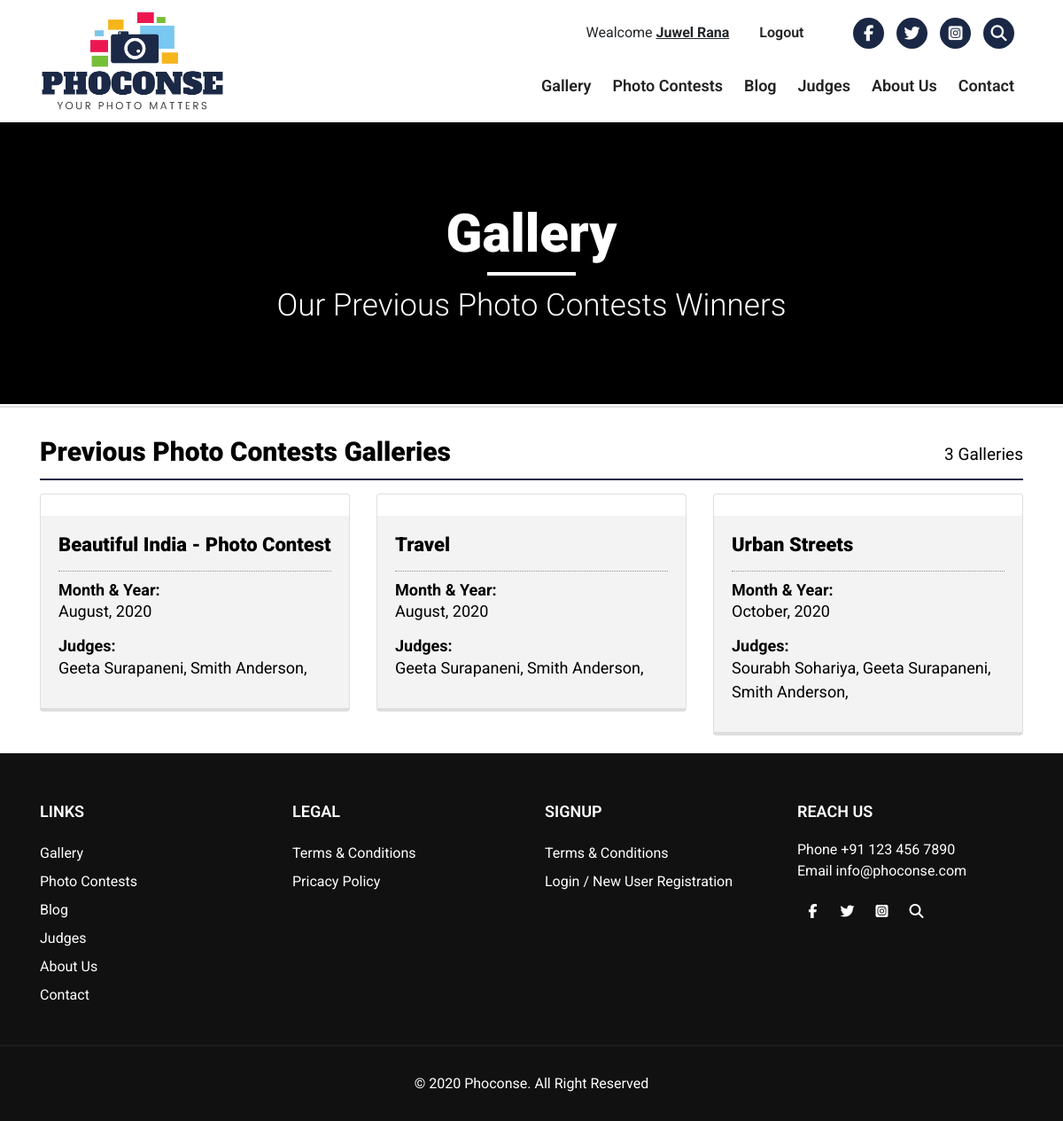
The page /gallery-list (signed in) on the database its author committed.
### core/models.py (models this page shows, shortened)
class Gallery(models.Model):
    title = models.CharField(max_length=50)
    gallery_image = models.ImageField(upload_to='upload/')
    gallery_desc = models.TextField()
    announced_date = models.DateTimeField()
    featured = models.BooleanField(default=False)
    judges = models.ManyToManyField(Judge)
    first_place_photo_id = models.IntegerField()
    second_place_photo_id = models.IntegerField()
    third_place_photo_id = models.IntegerField()
    best_entry1_id = models.IntegerField(blank=True, null=True)
    best_entry2_id = models.IntegerField(blank=True, null=True)
    best_entry3_id = models.IntegerField(blank=True, null=True)
    best_entry4_id = models.IntegerField(blank=True, null=True)
    best_entry5_id = models.IntegerField(blank=True, null=True)
    best_entry6_id = models.IntegerField(blank=True, null=True)
    best_entry7_id = models.IntegerField(blank=True, null=True)
    best_entry8_id = models.IntegerField(blank=True, null=True)
    best_entry9_id = models.IntegerField(blank=True, null=True)
    best_entry10_id = models.IntegerField(blank=True, null=True)
    best_entry11_id = models.IntegerField(blank=True, null=True)
    best_entry12_id = models.IntegerField(blank=True, null=True)
    best_entry13_id = models.IntegerField(blank=True, null=True)
    best_entry14_id = models.IntegerField(blank=True, null=True)
    best_entry15_id = models.IntegerField(blank=True, null=True)
    best_entry16_id = models.IntegerField(blank=True, null=True)
    best_entry17_id = models.IntegerField(blank=True, null=True)
    best_entry18_id = models.IntegerField(blank=True, null=True)
    best_entry19_id = models.IntegerField(blank=True, null=True)
    best_entry20_id = models.IntegerField(blank=True, null=True)
    best_entry21_id = models.IntegerField(blank=True, null=True)
    best_entry22_id = models.IntegerField(blank=True, null=True)
    best_entry23_id = models.IntegerField(blank=True, null=True)
    best_entry24_id = models.IntegerField(blank=True, null=True)
    best_entry25_id = models.IntegerField(blank=True, null=True)
    status = models.BooleanField(default=True)
    class Meta:
        verbose_name = 'Gallery'
        verbose_name_plural = 'Galleries'

class Judge(models.Model):
    name = models.CharField(max_length=100)
    category = models.ForeignKey(Judgecat, on_delete=models.CASCADE)
    image = models.ImageField(upload_to='upload/')
    country = CountryField()
    desc = RichTextField()
    website = models.CharField(max_length=300, blank=True, null=True)
    facebook = models.CharField(max_length=300, blank=True, null=True)
    twitter = models.CharField(max_length=300, blank=True, null=True)
    instagram = models.CharField(max_length=300, blank=True, null=True)
    status = models.BooleanField(default=True)
    class Meta:
        verbose_name = 'Judge'
        verbose_name_plural = 'Judges'
    def __str__(self):
        return self.name

### core/views.py (the view)
# urls.py: path('gallery-list',views.gallery_list,name="gallery_list"),
def gallery_list(request):
    gallery_list = Gallery.objects.filter(status=True)
    total_gallery = gallery_list.count()
    context = {
        'gallery_list':gallery_list,
        'total_gallery':total_gallery
    }
    return render(request, 'frontend/gallery_list.html',context)

### templates/frontend/gallery_list.html (shortened to what this page needs)
{% extends '../base/base.html' %}
{% load extra_tags %}
{% load static %}
{% block content %}
<section class="gallery_breadcrumb_area">
    <div class="gallery_breadcrumb">
        <h2>Gallery</h2>
        <h4>Our Previous Photo Contests Winners</h4>
    </div>
</section>
<section class="priv_photo_gallery_area">
    <div class="container">
        <div class="row">
            <div class="col-lg-12">
                <div class="priv_photo_gallery">
                    <div class="photo_gallery_left">
                        <h3>Previous Photo Contests Galleries</h3>
                    </div>
                    <div class="photo_gallery_right">
                        <p>{{total_gallery}} Galleries</p>
                    </div>
                </div>
            </div>
            {% if gallery_list %}
                {% for gallery in gallery_list %}
                <div class="col-lg-4">
                    <div class="single_photo_gallery">
                        <a href="{% url 'core:gallery_individual' gallery.id %}">
                            <div class="card">
                            <div class="card-body">
                                <div class="contest_name">
                                    <h3>{{gallery.title}}</h3>
                                </div>
                                <div class="contest_date">
                                    <h4>Month & Year:</h4>
                                    <p>{{ gallery.announced_date|date:'F, o' }}</p>
                                </div>
                                <div class="contest_judges">
                                    <h4>judges:</h4>
                                    <ul>
                                        {% for judge in gallery.judges.all %}
                                            <li><a href="">{{judge}},</a></li>
                                        {% endfor %}
                                    </ul>
                                </div>
                            </div>
                        </div>
                        </a>
                    </div>
                </div>
                {% endfor %}
            {% else %}
                <div class="error_text">
                    <p>Sorry!! No item found</p>
                </div>
            {% endif %}
        </div>
    </div>
</section>
{% endblock content %}

### static/css/style.css (style rules this page uses)
body { font-family: 'Roboto', sans-serif; }
h1,h2,h3,h4,p,a,ul { margin: 0; padding: 0; }
a { text-decoration: none; }
ul,li { list-style: none; }
.gallery_breadcrumb_area { text-align: center; padding: 90px 0; background: #000; }
.gallery_breadcrumb h2 { color: #fff; font-size: 60px; font-weight: 900; position: relative; text-transform: capitalize; }
.gallery_breadcrumb h2::after { position: absolute; background: #fff; width: 100px; height: 4px; content: ""; top: 100%; left: 50%; margin-left: -50px; margin-top: 7px; }
.gallery_breadcrumb h4 { padding-top: 24px; color: #fff; font-size: 35px; font-weight: 300; text-transform: capitalize; }
.priv_photo_gallery_area { margin-top: 2px; border-top: 2px solid #ddd; }
.priv_photo_gallery { padding-top: 32px; padding-bottom: 12px; border-bottom: 2px solid #1b2946; margin-bottom: 15px; overflow: hidden; }
.photo_gallery_left { float: left; width: 70%; }
.photo_gallery_left h3 { font-size: 30px; font-weight: 900; color: #000; text-transform: capitalize; }
.photo_gallery_right { float: left; width: 30%; text-align: right; }
.photo_gallery_right p { font-size: 19px; font-weight: 400; color: #000; padding-top: 7px; text-transform: capitalize; }
.single_photo_gallery .card-body { background-color: #f3f3f3; border-bottom: 3px solid #ddd; }
.contest_name { padding-bottom: 15px; border-bottom: 1px dotted #929292; margin-bottom: 10px; }
.contest_name h3 { color: #000; font-size: 22px; font-weight: 900; }
.contest_date { padding-bottom: 15px; }
.contest_date h4 { font-size: 18px; font-weight: 700; text-transform: capitalize; color: #000000; }
.contest_date p { font-size: 18px; font-weight: 400; text-transform: capitalize; color: #000000; }
.contest_judges { padding-bottom: 12px; }
.contest_judges h4 { font-size: 18px; text-transform: capitalize; font-weight: 700; color: #000000; }
.contest_judges ul li { display: inline; }
.contest_judges ul li a { font-size: 18px; color: #000; text-transform: capitalize; font-weight: 400; display: inline-block; }
.single_photo_gallery { padding-bottom: 20px; }

### rows shown on the page
Gallery: title "Beautiful India - Photo Contest", announced_date "August, 2020"
Judge: name "Geeta Surapaneni"
Judge: name "Smith Anderson"
Gallery: title "Travel", announced_date "August, 2020"
Gallery: title "Urban Streets", announced_date "October, 2020"
Judge: name "Sourabh Sohariya"

### other values the page prints
{{ request.session.name }} "Juwel Rana"
{{ total_gallery }} "3"
